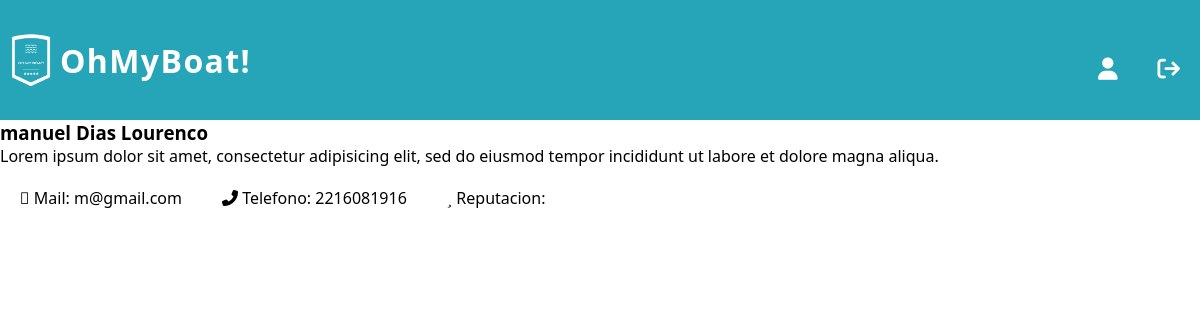
The page /usuario/10/ (signed in) on the database its author committed.
### usuarios/models.py (models this page shows, shortened)
class Usuario(AbstractBaseUser, PermissionsMixin):
    nombre = models.CharField(max_length=50)
    apellido = models.CharField(max_length=50)
    fecha_nacimiento = models.DateField()
    telefono = models.CharField(max_length=13)
    mail = models.EmailField(max_length=50, unique=True)
    password = models.CharField(max_length=128)
    is_staff= models.BooleanField(default=False)
    is_blocked= models.BooleanField(default=False)
    USERNAME_FIELD = 'mail'
    REQUIRED_FIELDS = ['nombre', 'apellido', 'fecha_nacimiento', 'telefono']

### usuarios/views.py (the view)
# urls.py: path('usuario/<int:id>/', views.ver_perfil, name='ver perfil'),
@login_required(login_url=reverse_lazy('home'))
def ver_perfil(request, id):
    usuario_actual = request.user
    UserModel = get_user_model()
    try:
        usuario= UserModel.objects.get(pk=id)
        if usuario.is_superuser and usuario_actual.is_superuser:
            return redirect('admin')
        elif usuario.is_superuser:
            return HttpResponse("Este elemento no existe.")
        else:
            return render(request, 'profile.html', {'param': usuario})
    except UserModel.DoesNotExist:
        return HttpResponse("Este elemento no existe.")

### autenticacion/backend.py (called while the page is built)
    def get_user(self, user_id):
        UserModel = get_user_model()
        try:
            return UserModel.objects.get(pk=user_id)
        except UserModel.DoesNotExist:
            return None

### usuarios/templates/profile.html (shortened to what this page needs)
{% extends 'layouts/base.html' %}
{% load static %}
{% block listnav %}
    {% if not request.user.id == param.id %}
        <li><a class="normal" href="{% url 'ver perfil' id=request.user.id %}"><i class="fa-solid fa-user"></i></a></li>
    {% endif %}
    <li class="modal"><a id="cerrar-sesion" class="normal"  href=""><i class="fa-solid fa-arrow-right-from-bracket"></i></a>
    </li>
{% endblock %}
{% block content %}
    <div class="perfil-usuario-body">
        <div class="perfil-usuario-bio">
            <h3 class="titulo">{{param.nombre}} {{param.apellido}}</h3>
            <p class="texto">Lorem ipsum dolor sit amet, consectetur adipisicing elit, sed do eiusmod
                tempor incididunt ut labore et dolore magna aliqua.</p>
        </div>
        <div class="perfil-usuario-footer">
            <ul class="lista-datos">
                <li><i class="fa-sharp fa-thin fa-envelope"></i> Mail: {{param.mail}}</li>
                <li><i class="icono fas fa-phone-alt"></i> Telefono: {{param.telefono}}</li>
                <li><i class="fa-thin fa-star"></i> Reputacion:</li>
            </ul>
        </div>
    </div>
{% endblock %}

### inicio/static/static/header.css (style rules this page uses)
* { margin: 0; padding: 0; box-sizing: border-box; font-family: 'Segoe UI', Tahoma, Geneva, Verdana, sans-serif; }
.modal { position: relative; }
ul { display: flex; list-style: none; align-items: center; }
li { margin: 20px; }
a { text-decoration: none; }
.normal { font-weight: 500; font-style: normal; font-size: 1.4em; text-decoration: none; position: relative; color: #ffff; padding-bottom: 2px; }
.normal::before { content: ""; position: absolute; bottom: 0; left: 0; width: 0; height: 3px; background-color: #ffffff; transition: width 0.3s ease; }
.normal { text-decoration: none; color: #fff; font-weight:700; }

### rows shown on the page
Usuario: nombre "manuel", apellido "Dias Lourenco", mail "m@gmail.com", telefono "2216081916"
